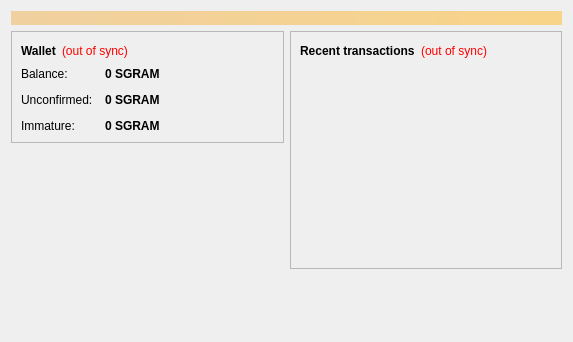
<?xml version="1.0" encoding="UTF-8"?>
<ui version="4.0">
 <class>OverviewPage</class>
 <widget class="QWidget" name="OverviewPage">
  <property name="geometry">
   <rect>
    <x>0</x>
    <y>0</y>
    <width>573</width>
    <height>342</height>
   </rect>
  </property>
  <property name="windowTitle">
   <string>Form</string>
  </property>
  <layout class="QVBoxLayout" name="topLayout">
   <item>
    <widget class="QLabel" name="labelAlerts">
     <property name="visible">
      <bool>false</bool>
     </property>
     <property name="styleSheet">
      <string notr="true">background-color: qlineargradient(x1: 0, y1: 0, x2: 1, y2: 0, stop:0 #F0D0A0, stop:1 #F8D488); color:#000000;</string>
     </property>
     <property name="wordWrap">
      <bool>true</bool>
     </property>
     <property name="margin">
      <number>3</number>
     </property>
    </widget>
   </item>
   <item>
    <layout class="QHBoxLayout" name="horizontalLayout" stretch="1,1">
     <item>
      <layout class="QVBoxLayout" name="verticalLayout_2">
       <item>
        <widget class="QFrame" name="frame">
         <property name="frameShape">
          <enum>QFrame::StyledPanel</enum>
         </property>
         <property name="frameShadow">
          <enum>QFrame::Raised</enum>
         </property>
         <layout class="QVBoxLayout" name="verticalLayout_4">
          <item>
           <layout class="QHBoxLayout" name="horizontalLayout_4">
            <item>
             <widget class="QLabel" name="label_5">
              <property name="font">
               <font>
                <weight>75</weight>
                <bold>true</bold>
               </font>
              </property>
              <property name="text">
               <string>Wallet</string>
              </property>
             </widget>
            </item>
            <item>
             <widget class="QLabel" name="labelWalletStatus">
              <property name="toolTip">
               <string>The displayed information may be out of date. Your wallet automatically synchronizes with the Shaligram network after a connection is established, but this process has not completed yet.</string>
              </property>
              <property name="styleSheet">
               <string notr="true">QLabel { color: red; }</string>
              </property>
              <property name="text">
               <string notr="true">(out of sync)</string>
              </property>
              <property name="alignment">
               <set>Qt::AlignLeading|Qt::AlignLeft|Qt::AlignVCenter</set>
              </property>
             </widget>
            </item>
            <item>
             <spacer name="horizontalSpacer_2">
              <property name="orientation">
               <enum>Qt::Horizontal</enum>
              </property>
              <property name="sizeHint" stdset="0">
               <size>
                <width>40</width>
                <height>20</height>
               </size>
              </property>
             </spacer>
            </item>
           </layout>
          </item>
          <item>
           <layout class="QFormLayout" name="formLayout_2">
            <property name="fieldGrowthPolicy">
             <enum>QFormLayout::AllNonFixedFieldsGrow</enum>
            </property>
            <property name="horizontalSpacing">
             <number>12</number>
            </property>
            <property name="verticalSpacing">
             <number>12</number>
            </property>
            <item row="0" column="0">
             <widget class="QLabel" name="label">
              <property name="text">
               <string>Balance:</string>
              </property>
             </widget>
            </item>
            <item row="0" column="1">
             <widget class="QLabel" name="labelBalance">
              <property name="font">
               <font>
                <weight>75</weight>
                <bold>true</bold>
               </font>
              </property>
              <property name="cursor">
               <cursorShape>IBeamCursor</cursorShape>
              </property>
              <property name="toolTip">
               <string>Your current balance</string>
              </property>
              <property name="text">
               <string notr="true">0 SGRAM</string>
              </property>
              <property name="textInteractionFlags">
               <set>Qt::LinksAccessibleByMouse|Qt::TextSelectableByKeyboard|Qt::TextSelectableByMouse</set>
              </property>
             </widget>
            </item>
            <item row="1" column="0">
             <widget class="QLabel" name="label_3">
              <property name="text">
               <string>Unconfirmed:</string>
              </property>
             </widget>
            </item>
            <item row="1" column="1">
             <widget class="QLabel" name="labelUnconfirmed">
              <property name="font">
               <font>
                <weight>75</weight>
                <bold>true</bold>
               </font>
              </property>
              <property name="cursor">
               <cursorShape>IBeamCursor</cursorShape>
              </property>
              <property name="toolTip">
               <string>Total of transactions that have yet to be confirmed, and do not yet count toward the current balance</string>
              </property>
              <property name="text">
               <string notr="true">0 SGRAM</string>
              </property>
              <property name="textInteractionFlags">
               <set>Qt::LinksAccessibleByMouse|Qt::TextSelectableByKeyboard|Qt::TextSelectableByMouse</set>
              </property>
             </widget>
            </item>
            <item row="2" column="0">
             <widget class="QLabel" name="labelImmatureText">
              <property name="text">
               <string>Immature:</string>
              </property>
             </widget>
            </item>
            <item row="2" column="1">
             <widget class="QLabel" name="labelImmature">
              <property name="font">
               <font>
                <weight>75</weight>
                <bold>true</bold>
               </font>
              </property>
              <property name="toolTip">
               <string>Mined balance that has not yet matured</string>
              </property>
              <property name="text">
               <string notr="true">0 SGRAM</string>
              </property>
              <property name="textInteractionFlags">
               <set>Qt::LinksAccessibleByMouse|Qt::TextSelectableByKeyboard|Qt::TextSelectableByMouse</set>
              </property>
             </widget>
            </item>
           </layout>
          </item>
         </layout>
        </widget>
       </item>
       <item>
        <spacer name="verticalSpacer">
         <property name="orientation">
          <enum>Qt::Vertical</enum>
         </property>
         <property name="sizeHint" stdset="0">
          <size>
           <width>20</width>
           <height>40</height>
          </size>
         </property>
        </spacer>
       </item>
      </layout>
     </item>
     <item>
      <layout class="QVBoxLayout" name="verticalLayout_3">
       <item>
        <widget class="QFrame" name="frame_2">
         <property name="frameShape">
          <enum>QFrame::StyledPanel</enum>
         </property>
         <property name="frameShadow">
          <enum>QFrame::Raised</enum>
         </property>
         <layout class="QVBoxLayout" name="verticalLayout">
          <item>
           <layout class="QHBoxLayout" name="horizontalLayout_2">
            <item>
             <widget class="QLabel" name="label_4">
              <property name="text">
               <string>&lt;b&gt;Recent transactions&lt;/b&gt;</string>
              </property>
             </widget>
            </item>
            <item>
             <widget class="QLabel" name="labelTransactionsStatus">
              <property name="toolTip">
               <string>The displayed information may be out of date. Your wallet automatically synchronizes with the Shaligram network after a connection is established, but this process has not completed yet.</string>
              </property>
              <property name="styleSheet">
               <string notr="true">QLabel { color: red; }</string>
              </property>
              <property name="text">
               <string notr="true">(out of sync)</string>
              </property>
              <property name="alignment">
               <set>Qt::AlignRight|Qt::AlignTrailing|Qt::AlignVCenter</set>
              </property>
             </widget>
            </item>
            <item>
             <spacer name="horizontalSpacer">
              <property name="orientation">
               <enum>Qt::Horizontal</enum>
              </property>
              <property name="sizeHint" stdset="0">
               <size>
                <width>40</width>
                <height>20</height>
               </size>
              </property>
             </spacer>
            </item>
           </layout>
          </item>
          <item>
           <widget class="QListView" name="listTransactions">
            <property name="styleSheet">
             <string notr="true">QListView { background: transparent; }</string>
            </property>
            <property name="frameShape">
             <enum>QFrame::NoFrame</enum>
            </property>
            <property name="verticalScrollBarPolicy">
             <enum>Qt::ScrollBarAlwaysOff</enum>
            </property>
            <property name="horizontalScrollBarPolicy">
             <enum>Qt::ScrollBarAlwaysOff</enum>
            </property>
            <property name="selectionMode">
             <enum>QAbstractItemView::NoSelection</enum>
            </property>
           </widget>
          </item>
         </layout>
        </widget>
       </item>
       <item>
        <spacer name="verticalSpacer_2">
         <property name="orientation">
          <enum>Qt::Vertical</enum>
         </property>
         <property name="sizeHint" stdset="0">
          <size>
           <width>20</width>
           <height>40</height>
          </size>
         </property>
        </spacer>
       </item>
      </layout>
     </item>
    </layout>
   </item>
  </layout>
 </widget>
 <resources/>
 <connections/>
</ui>
